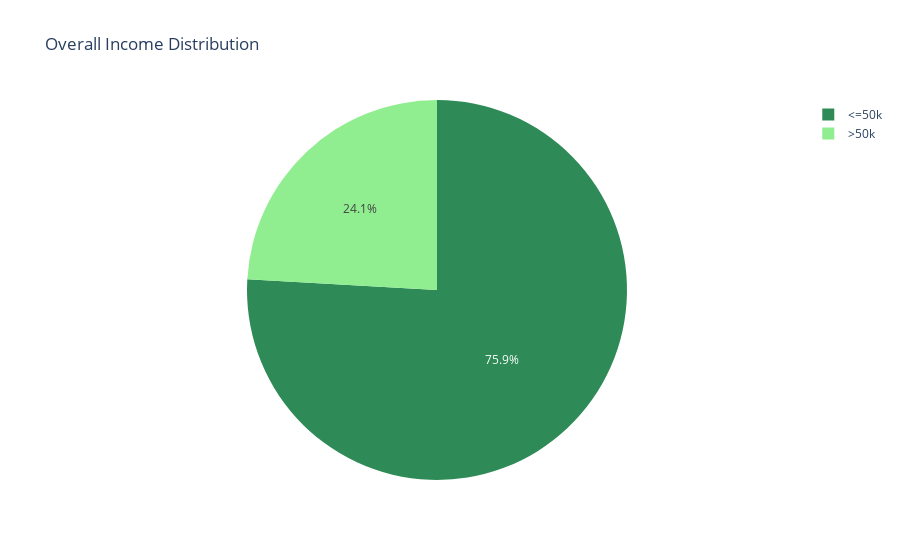
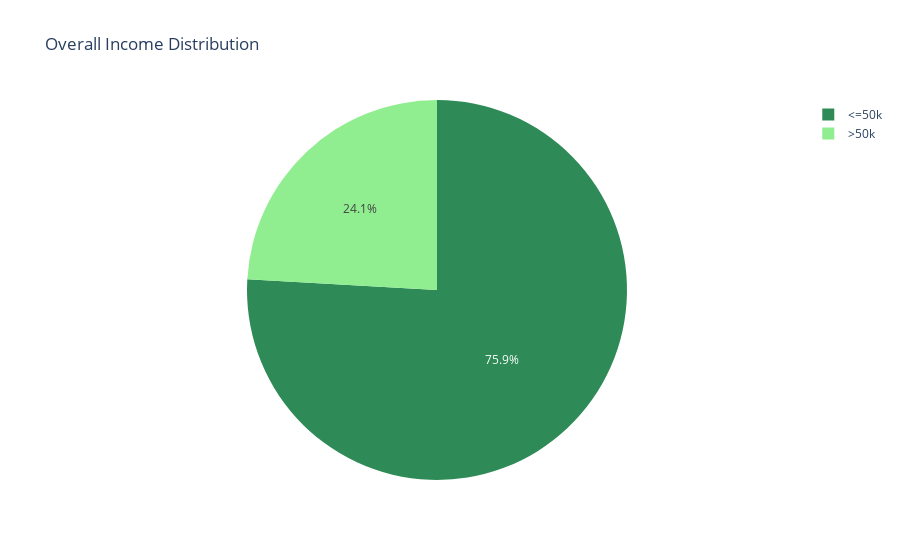
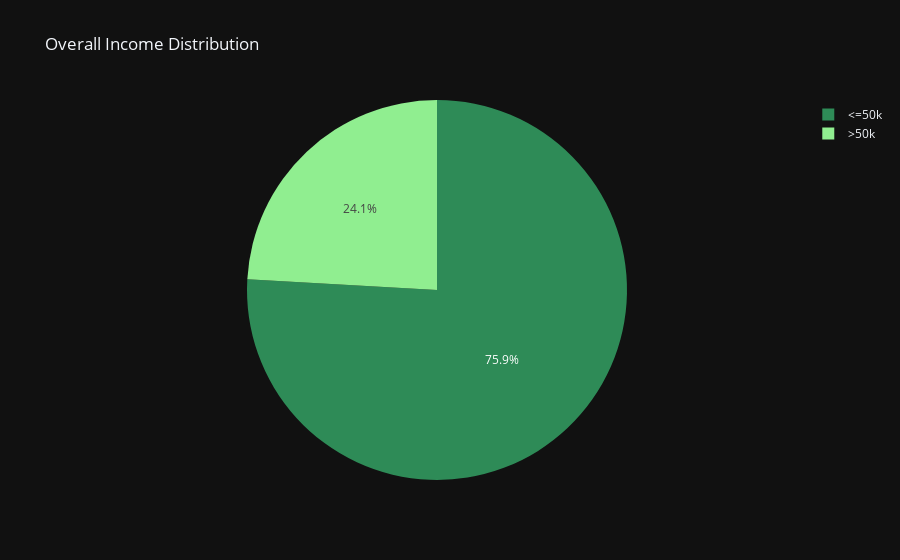
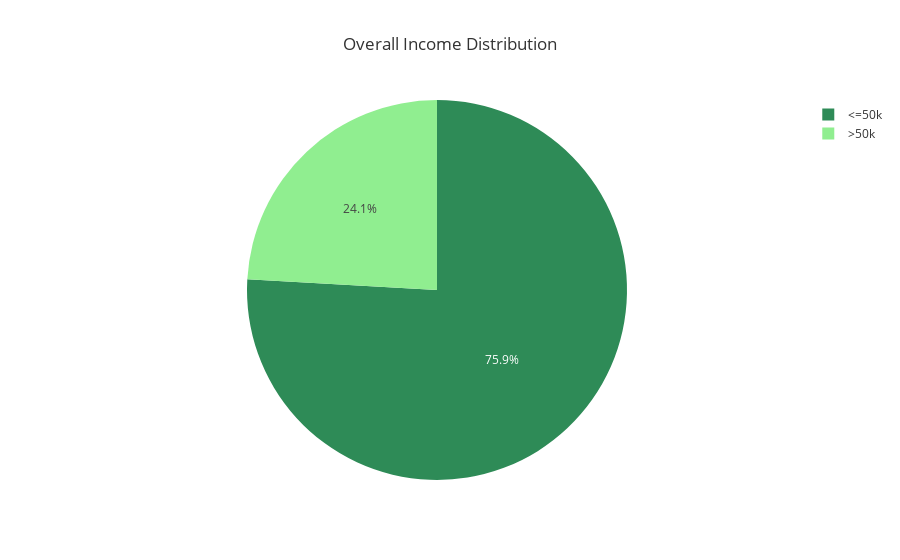

Write notebook code for charts like these, in order.
### Code cell
themes = ["plotly", "plotly_white", "plotly_dark", "ggplot2", "seaborn", "simple_white", "presentation", "xgridoff", "gridon", "none"]
for theme in themes:
  fig.update_layout(template=theme)

  fig.show()

### Figure 1 — Plotly figure (JSON) as saved in the notebook; plotly's stock layout.template omitted (floating-point values rounded to 4 significant figures)
{"data": [{"domain": {"x": [0, 1], "y": [0, 1]}, "hovertemplate": "income=%{label}<br>total=%{value}<extra></extra>", "labels": ["<=50k", ">50k"], "legendgroup": "", "name": "", "showlegend": true, "type": "pie", "values": [24677, 7836]}], "layout": {"autosize": true, "legend": {"tracegroupgap": 0}, "piecolorway": ["seagreen", "lightgreen"], "title": {"text": "Overall Income Distribution"}}}

### Figure 2 — Plotly figure (JSON) as saved in the notebook; plotly's stock layout.template omitted (floating-point values rounded to 4 significant figures)
{"data": [{"domain": {"x": [0, 1], "y": [0, 1]}, "hovertemplate": "income=%{label}<br>total=%{value}<extra></extra>", "labels": ["<=50k", ">50k"], "legendgroup": "", "name": "", "showlegend": true, "type": "pie", "values": [24677, 7836]}], "layout": {"autosize": true, "legend": {"tracegroupgap": 0}, "piecolorway": ["seagreen", "lightgreen"], "title": {"text": "Overall Income Distribution"}}}

### Figure 3 — Plotly figure (JSON) as saved in the notebook; plotly's stock layout.template omitted (floating-point values rounded to 4 significant figures)
{"data": [{"domain": {"x": [0, 1], "y": [0, 1]}, "hovertemplate": "income=%{label}<br>total=%{value}<extra></extra>", "labels": ["<=50k", ">50k"], "legendgroup": "", "name": "", "showlegend": true, "type": "pie", "values": [24677, 7836]}], "layout": {"autosize": true, "legend": {"tracegroupgap": 0}, "piecolorway": ["seagreen", "lightgreen"], "title": {"text": "Overall Income Distribution"}}}

### Figure 4 — Plotly figure (JSON) as saved in the notebook; plotly's stock layout.template omitted (floating-point values rounded to 4 significant figures)
{"data": [{"domain": {"x": [0, 1], "y": [0, 1]}, "hovertemplate": "income=%{label}<br>total=%{value}<extra></extra>", "labels": ["<=50k", ">50k"], "legendgroup": "", "name": "", "showlegend": true, "type": "pie", "values": [24677, 7836]}], "layout": {"autosize": true, "legend": {"tracegroupgap": 0}, "piecolorway": ["seagreen", "lightgreen"], "title": {"text": "Overall Income Distribution"}}}
